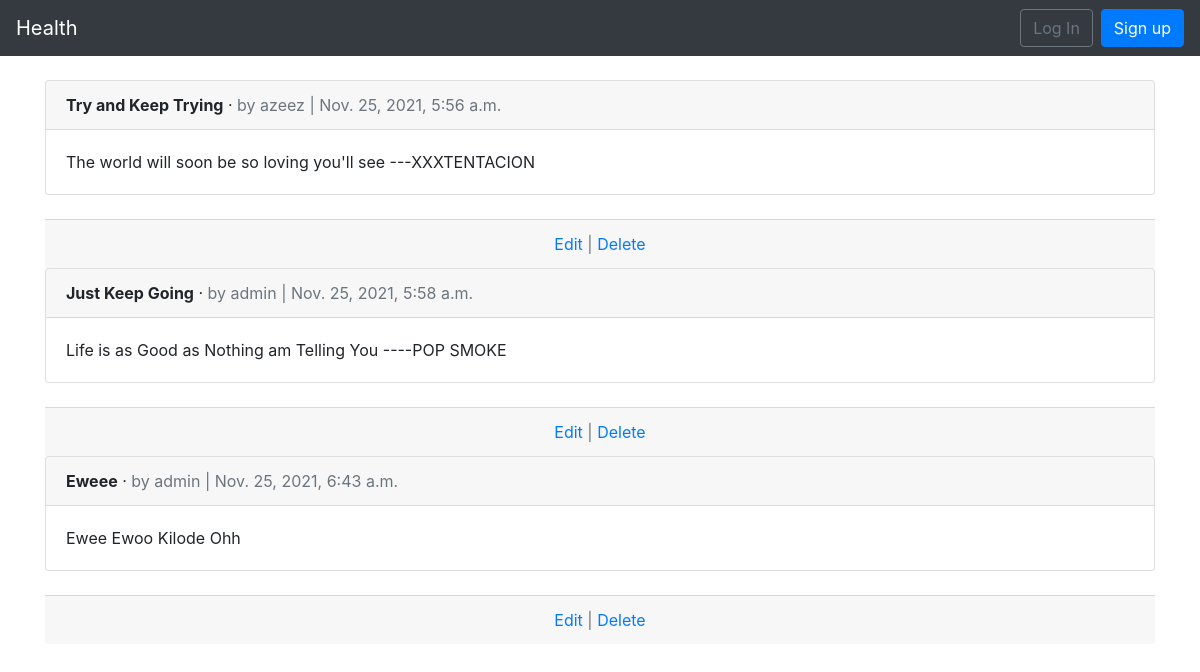
The app's page /article/ with its own data.
### app/models.py (models this page shows, shortened)
class Article(models.Model):
    category = models.CharField(max_length=20, blank=True, null=True)
    title = models.CharField(max_length=255, blank=True, null=True)
    body = models.TextField()
    image = models.ImageField(upload_to="%Y/%m/%d", default="")
    date = models.DateTimeField(auto_now_add=True)
    author = models.ForeignKey(
        CustomUser,
        on_delete=models.CASCADE,
    )

### users/models.py (models this page shows)
class CustomUser(AbstractUser):
    age = models.PositiveIntegerField(null=True, blank=True)

### app/views.py (the view)
# urls.py: path('article/', ArticleListView.as_view(), name='article_list'),
class ArticleListView(ListView):
    model = Article
    template_name = 'article_list.html'

### templates/article_list.html (shortened to what this page needs)
{% extends 'base.html' %}
{% block content %}
{% for article in object_list %}
<div class="card">
    <div class="card-header">
        <span class="font-weight-bold">{{ article.title }}</span> &middot;
        <span class="text-muted">by {{ article.author }} |
            {{ article.date }}</span>
    </div>
    <div class="card-body">
        {{ article.body }}
    </div>
</div>
<br />
<div class="card-footer text-center text-muted">
<a href="{% url 'article_edit' article.pk %}">Edit</a> |
<a href="{% url 'article_delete' article.pk %}">Delete</a>
</div>
{% endfor %}
{% endblock content %}

### records on screen
Article: title "Try and Keep Trying", author "azeez", date "Nov. 25, 2021, 5:56 a.m.", body "The world will soon be so loving you'll see ---XXXTENTACION"
Article: title "Just Keep Going", author "admin", date "Nov. 25, 2021, 5:58 a.m.", body "Life is as Good as Nothing am Telling You ----POP SMOKE"
Article: title "Eweee", author "admin", date "Nov. 25, 2021, 6:43 a.m.", body "Ewee Ewoo Kilode Ohh"
